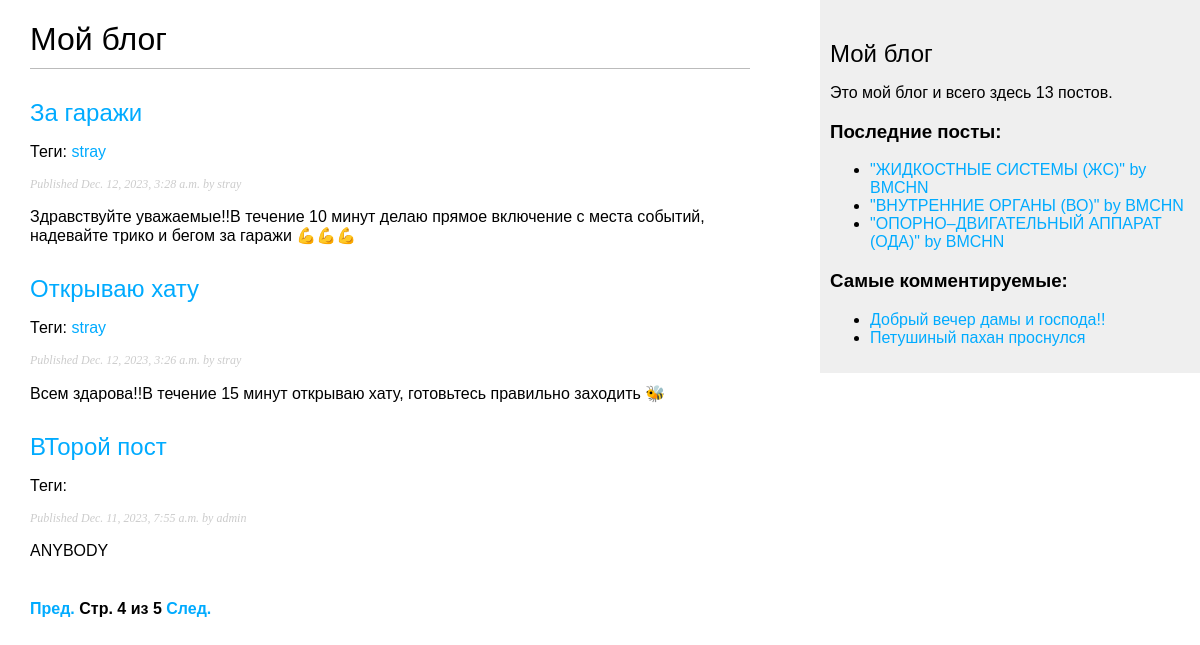
The app's page /blog/?page=4 with its own data.
### blog/models.py (models this page shows, shortened)
class Post(models.Model):
    class Status(models.TextChoices):
        DRAFT = 'DF', 'Draft'  # Можно обращаться как Post.Status.choices(both)(like items)/labels(1)/values(DF, PB)
        PUBLISHED = 'PB', 'Published'  # короче эта хуйня это буквально словарь (словарь = key, value)
    title = models.CharField(max_length=250)
    slug = models.SlugField(max_length=250,
                            unique_for_date='publish')  # Сверяет уникальность по Дате
    author = models.ForeignKey(User,
                               on_delete=models.CASCADE,
                               related_name='blog_posts')
    body = models.TextField()
    publish = models.DateTimeField(default=timezone.now)
    created = models.DateTimeField(auto_now_add=True)
    updated = models.DateTimeField(auto_now=True)
    status = models.CharField(max_length=2,
                              choices=Status.choices,
                              default=Status.DRAFT)
    objects = models.Manager()
    published = PublishedManager()
    class Meta:
        ordering = ['-publish']  # сортирован по паблишу (время публикации поста), но в обратном порядке (-)
        indexes = [
            models.Index(fields=['-publish'])
        ]
    def get_absolute_url(self):
        return reverse('blog:post_detail', args=[self.publish.year, self.publish.month, self.publish.day, self.slug])
    tags = TaggableManager()

### blog/views.py (the view)
# urls.py: path('', views.post_list, name='post_list'),  # Не принимает аргументов и соотносится с представлением post_list
def post_list(request, tag_slug=None):
    post_list = Post.published.all()
    tag = None
    if tag_slug:
        tag = get_object_or_404(Tag, slug=tag_slug)  # Извлекается Тег с переданным tag_slug
        post_list = post_list.filter(tags__in=[tag])
    paginator = Paginator(post_list, 3)  # разбивает список постов на страницы, содержащие по 3 поста каждая
    page_number = request.GET.get('page', 1)  # запрошенный номер страницы, если такой нет, то по умолчанию 1-ая стр.
    try:
        posts = paginator.page(page_number)  # получаем объект страницы с постами для указанного номера страницы
    except PageNotAnInteger:
        posts = paginator.page(1)  # Если не целое число, выдаем первую страницу
    except EmptyPage:
        posts = paginator.page(paginator.num_pages)  # num_pages = число страниц -> будет как ласт страница
    return render(request,
                  'blog/post/list.html',
                  {'posts': posts,
                   'tag': tag})

### blog/models.py (called while the page is built)
    def get_queryset(self):
        return super().get_queryset().filter(status=Post.Status.PUBLISHED)

### blog/templatetags/blog_tags.py (called while the page is built)
@register.simple_tag  # регистрирует функцию как простой тег шаблона
def total_posts():
    return Post.published.count()

@register.inclusion_tag('blog/post/latest_posts.html')
def show_latest_posts(count=3):  # Последние count постов
    latest_posts = Post.published.order_by('-publish')[:count]
    return {'latest_posts': latest_posts}  # отправляем данную хуйнюшку на latest_posts.html, как в render`е

@register.simple_tag
def get_most_commented_posts(count=3):
    return Post.published.annotate(
        total_comments=Count('comments')
    ).exclude(total_comments=0).order_by('-total_comments')[:count]

@register.filter(name='markdown')
def markdown_format(text):  # Принимает text в формате markdown
    return mark_safe(markdown.markdown(text))  # С помощью markdown преобразует в HTML -> помечается безопасным файлом через mark_safe хуй знает нахуя

### blog/templates/blog/post/list.html (shortened to what this page needs)
{% extends "blog/base.html" %}
{% load blog_tags %}
{% block content %}
  <h1>Мой блог</h1>
  {% for post in posts %}
    <h2>
      <a href="{{ post.get_absolute_url }}">
        {{ post.title }}
      </a>
    </h2>
    <p class="tags">
      Теги:
      {% for tag in post.tags.all %}
        <a href="{% url 'blog:post_list_by_tag' tag.slug %}">
          {{ tag.name }}
        </a>
      {% endfor %}
    </p>
    <p class="date">
      Published {{ post.publish }} by {{ post.author }}
    </p>
    {{ post.body|markdown|truncatewords_html:50 }}
  {% endfor %}
  {% include "pagination.html" with page=posts %}
{% endblock %}

### blog/templates/blog/base.html (shortened to what this page needs)
{% load blog_tags %}
{% load static %}
<!DOCTYPE html>
<html>
<head>
  <link href="{% static 'css/blog.css' %}" rel="stylesheet">
</head>
<body>
  <div id="content">
    {% block content %}
    {% endblock %}
  </div>
  <div id="sidebar">
    <h2>Мой блог</h2>
    <p>Это мой блог и всего здесь {% total_posts %} постов.</p>
    <h3>Последние посты:</h3>
    {% show_latest_posts %}
    <h3>Самые комментируемые:</h3>
    {% get_most_commented_posts as most_commented_posts %}
    <ul>
      {% for post in most_commented_posts %}
        <li>
          <a href="{{ post.get_absolute_url }}">{{ post.title }}</a>
        </li>
      {% endfor %}
    </ul>
  </div>
</body>
</html>

### blog/templates/blog/post/latest_posts.html
<ul>
  {% for post in latest_posts %}
    <li>
      <a href="{{ post.get_absolute_url }}">
        "{{ post.title }}" by {{ post.author }}
      </a>
    </li>
  {% endfor %}
</ul>

### blog/static/css/blog.css (style rules this page uses)
body { margin:0; padding:0; font-family:helvetica, sans-serif; }
a { color:#00abff; text-decoration:none; }
h1 { font-weight:normal; border-bottom:1px solid #bbb; padding:0 0 10px 0; }
h2 { font-weight:normal; margin:30px 0 0; }
#content { float:left; width:60%; padding:0 0 0 30px; }
#sidebar { float:right; width:30%; padding:10px; background:#efefef; height:100%; }
p.date { color:#ccc; font-family: georgia, serif; font-size: 12px; font-style: italic; }

### records on screen
Post: title "За гаражи", publish "Dec. 12, 2023, 3:28 a.m.", author "stray", body "Здравствуйте уважаемые!!В течение 10 минут делаю прямое включение с места событий, надевайте трико и бегом за гаражи 💪💪💪"
Tag: name "stray"
Post: title "Открываю хату", publish "Dec. 12, 2023, 3:26 a.m.", author "stray", body "Всем здарова!!В течение 15 минут открываю хату, готовьтесь правильно заходить 🐝"
Post: title "ВТорой пост", publish "Dec. 11, 2023, 7:55 a.m.", author "admin", body "ANYBODY"
Post: title "ЖИДКОСТНЫЕ СИСТЕМЫ (ЖС)", author "BMCHN"
Post: title "ВНУТРЕННИЕ ОРГАНЫ (ВО)", author "BMCHN"
Post: title "ОПОРНО–ДВИГАТЕЛЬНЫЙ АППАРАТ (ОДА)", author "BMCHN"
Post: title "Добрый вечер дамы и господа!!"
Post: title "Петушиный пахан проснулся"

### other values on screen
{{ page.number }} "4"
{{ page.paginator.num_pages }} "5"
